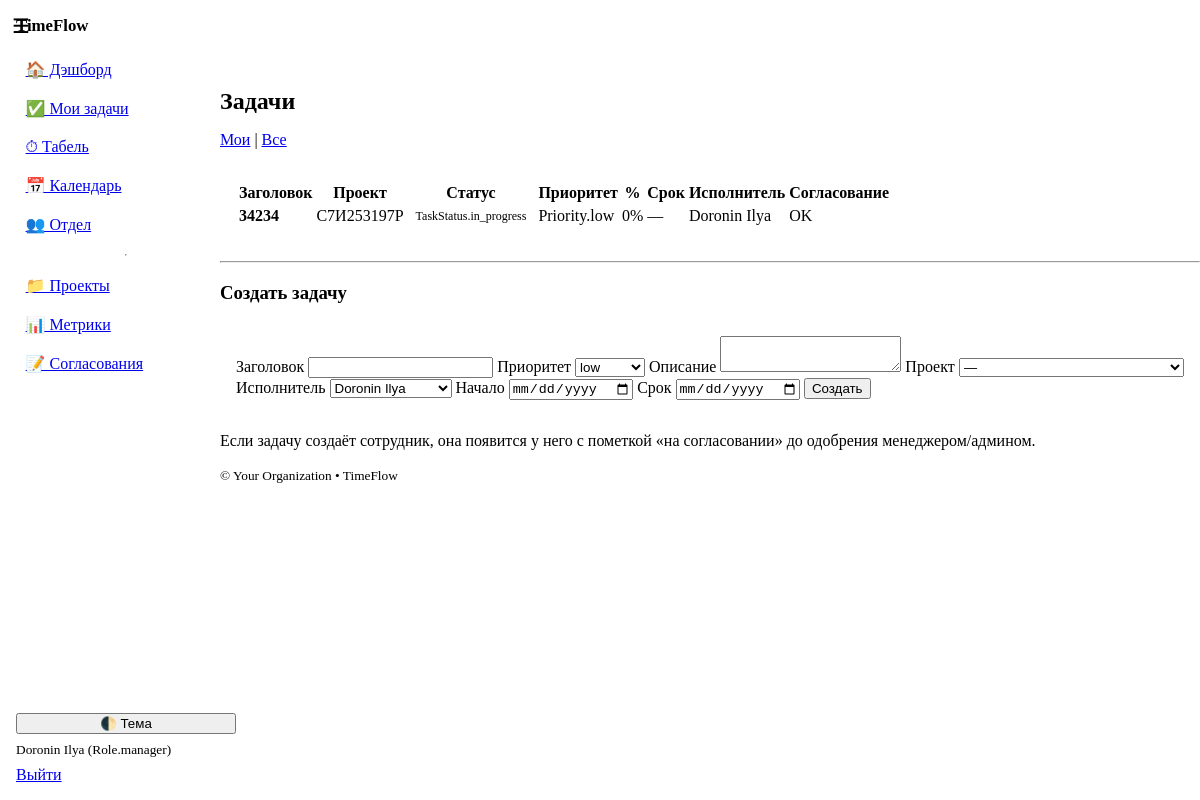
Page /tasks (signed in) on the committed database.
### models.py (models this page shows)
class User(Base):
    __tablename__ = "users"
    id: Mapped[int] = mapped_column(Integer, primary_key=True, index=True)
    username: Mapped[str] = mapped_column(String(50), unique=True, index=True)
    full_name: Mapped[str] = mapped_column(String(120))
    email: Mapped[str] = mapped_column(String(200), unique=True)
    department: Mapped[str] = mapped_column(String(120), default="")
    role: Mapped[Role] = mapped_column(Enum(Role), default=Role.employee)
    is_active: Mapped[bool] = mapped_column(Boolean, default=True)
    hashed_password: Mapped[str] = mapped_column(String(255))
    created_at: Mapped[dt.datetime] = mapped_column(DateTime, default=dt.datetime.utcnow)
    tasks: Mapped[list["Task"]] = relationship(
        "Task",
        back_populates="assignee",
        foreign_keys="Task.assignee_id",
    )
    time_entries: Mapped[list["TimeEntry"]] = relationship(
        "TimeEntry",
        back_populates="user",
        foreign_keys="TimeEntry.user_id",
    )
    member_projects: Mapped[list["ProjectMember"]] = relationship(backref="user", cascade="all, delete-orphan")

class Task(Base):
    __tablename__ = "tasks"
    id: Mapped[int] = mapped_column(Integer, primary_key=True)
    title: Mapped[str] = mapped_column(String(200))
    description: Mapped[str] = mapped_column(Text, default="")
    status: Mapped[TaskStatus] = mapped_column(Enum(TaskStatus), default=TaskStatus.in_progress)
    priority: Mapped[Priority] = mapped_column(Enum(Priority), default=Priority.medium)
    percent_complete: Mapped[int] = mapped_column(Integer, default=0)
    start_date: Mapped[dt.date | None] = mapped_column(Date, nullable=True)
    due_date: Mapped[dt.date | None] = mapped_column(Date, nullable=True)
    project_id: Mapped[int | None] = mapped_column(ForeignKey("projects.id"))
    assignee_id: Mapped[int] = mapped_column(ForeignKey("users.id"))
    created_by_id: Mapped[int] = mapped_column(ForeignKey("users.id"))
    created_at: Mapped[dt.datetime] = mapped_column(DateTime, default=dt.datetime.utcnow)
    project: Mapped["Project"] = relationship("Project", back_populates="tasks")
    assignee: Mapped["User"] = relationship(
        "User",
        back_populates="tasks",
        foreign_keys=[assignee_id],
    )
    created_by: Mapped["User"] = relationship(
        "User",
        foreign_keys=[created_by_id],
    )
    comments: Mapped[list["TaskComment"]] = relationship(back_populates="task")
    time_entries: Mapped[list["TimeEntry"]] = relationship(back_populates="task")
    approved: Mapped[bool] = mapped_column(Boolean, default=True)

class Project(Base):
    __tablename__ = "projects"
    id: Mapped[int] = mapped_column(Integer, primary_key=True)
    code: Mapped[str] = mapped_column(String(50), index=True)  # e.g., C7И**** or other code
    name: Mapped[str] = mapped_column(String(200))
    description: Mapped[str] = mapped_column(Text, default="")
    is_project: Mapped[bool] = mapped_column(Boolean, default=True)  # False = non-project bucket
    status: Mapped[str] = mapped_column(String(20), default="active")  # active/closed
    planned_hours: Mapped[float] = mapped_column(Float, default=0.0)
    owner_id: Mapped[int | None] = mapped_column(ForeignKey("users.id"))
    date_created: Mapped[dt.date] = mapped_column(Date, default=dt.date.today)
    planned_due_date: Mapped[dt.date | None] = mapped_column(Date, nullable=True)
    owner: Mapped["User"] = relationship()
    tasks: Mapped[list["Task"]] = relationship(back_populates="project")
    __table_args__ = (UniqueConstraint("code", name="uq_project_code"), )
    members: Mapped[list["ProjectMember"]] = relationship(backref="project", cascade="all, delete-orphan")
    tasks: Mapped[list["Task"]] = relationship(back_populates="project")

### app.py (the view)
@app.get("/tasks", response_class=HTMLResponse)
def tasks_page(request: Request, db: Session = Depends(get_db), user: User = Depends(get_current_user), mine: int = 1):
    q = select(Task).order_by(Task.priority.desc(), Task.due_date.nulls_last())
    if mine:
        q = q.where(Task.assignee_id == user.id)
    tasks = db.scalars(q).all()
    projects = db.scalars(select(Project).where(Project.status == "active").order_by(Project.code)).all()
    users = db.scalars(select(User).order_by(User.full_name)).all(); return templates.TemplateResponse("tasks.html", {"request": request, "user": user, "tasks": tasks, "projects": projects, "users": users, "app_name": APP_NAME})

### templates/tasks.html (shortened to what this page needs)
{% extends "base.html" %}
{% block content %}
  <h2>Задачи {% if request.query_params.get('mine') == '1' %}(мои){% endif %}</h2>
  <nav><a href="/tasks?mine=1">Мои</a> | <a href="/tasks?mine=0">Все</a></nav>
  <table class="sticky-table">
    <thead><tr><th>Заголовок</th><th>Проект</th><th>Статус</th><th>Приоритет</th><th>%</th><th>Срок</th><th>Исполнитель</th><th>Согласование</th></tr></thead>
    <tbody>
      {% for t in tasks %}
      <tr>
        <td><strong>{{ t.title }}</strong><br><small>{{ t.description }}</small></td>
        <td>{{ t.project.code if t.project else "—" }}</td>
        <td><span class="badge status-{{ t.status }}">{{ t.status }}</span></td>
        <td>{{ t.priority }}</td>
        <td>{{ t.percent_complete }}%</td>
        <td>{{ t.due_date or "—" }}</td>
        <td>{{ t.assignee.full_name }}</td>
        <td>{% if t.approved %}OK{% else %}<span class="badge status-waiting">на согласовании</span>{% endif %}</td>
      </tr>
      {% endfor %}
    </tbody>
  </table>
  <hr>
  <h3>Создать задачу</h3>
  <form method="post" action="/tasks/new" class="grid">
    <label>Заголовок <input type="text" name="title" required></label>
    <label>Приоритет
      <select name="priority">
        {% for p in Priority %}<option value="{{ p.value }}">{{ p.value }}</option>{% endfor %}
      </select>
    </label>
    <label>Описание <textarea name="description"></textarea></label>
    <label>Проект
      <select name="project_id">
        <option value="">—</option>
      </select>
    </label>
    <label>Исполнитель
      <select name="assignee_id" required>
        {% for u in users %}
          <option value="{{ u.id }}">{{ u.full_name }}</option>
        {% endfor %}
      </select>
    </label>
    <label>Начало <input type="date" name="start_date"></label>
    <label>Срок <input type="date" name="due_date"></label>
    <button type="submit">Создать</button>
  </form>
  <p class="muted">Если задачу создаёт сотрудник, она появится у него с пометкой «на согласовании» до одобрения менеджером/админом.</p>
{% endblock %}

### templates/base.html (shortened to what this page needs)
<!doctype html>
<html lang="ru" data-theme="light">
<head>
  <link rel="stylesheet" href="https://cdn.jsdelivr.net/npm/@picocss/pico@1/css/pico.min.css">
  <link rel="stylesheet" href="/static/theme.css">
</head>
<body class="layout">
  <aside class="sidebar">
    <div class="brand">
      <strong>{{ app_name }}</strong>
    </div>
    <nav class="menu">
      <a href="/dashboard">🏠 Дэшборд</a>
      <a href="/tasks?mine=1">✅ Мои задачи</a>
      <a href="/timesheet">⏱ Табель</a>
      <a href="/leaves">📅 Календарь</a>
      <a href="/team">👥 Отдел</a>
      {% if user and (user.role in ['manager','admin']) %}
        <hr>
        <a href="/projects">📁 Проекты</a>
        <a href="/metrics">📊 Метрики</a>
        <a href="/admin/approvals">📝 Согласования</a>
      {% endif %}
    </nav>
    <div class="sidebar-bottom">
      <button class="contrast full" onclick="toggleTheme()">🌓 Тема</button>
      {% if user %}
        <small class="muted">{{ user.full_name }} ({{ user.role }})</small>
        <a href="/auth/logout" class="secondary full">Выйти</a>
      {% endif %}
    </div>
  </aside>
  <header class="topbar">
    <label for="nav-toggle" class="burger" aria-label="Открыть меню">☰</label>
  </header>
  <main class="content container">
    {% block content %}{% endblock %}
  </main>
  <footer class="container footer-note">
    <small>&copy; {{ org_name if org_name is defined else '' }} • {{ app_name }}</small>
  </footer>
</body>
</html>

### static/theme.css (style rules this page uses)
:root { --sidebar-w: 220px; --topbar-h: 52px; --pico-border-radius: 12px; --tf-critical: hsl(0 75% 45%); --tf-badge-green-bg: hsl(148 58% 88%); --tf-badge-green-fg: hsl(148 45% 24%); --tf-badge-amber-bg: hsl(40 95% 90%); --tf-badge-amber-fg: hsl(28 65% 28%); --tf-badge-red-bg: hsl(3 80% 92%); --tf-badge-red-fg: hsl(3 70% 35%); --tf-badge-blue-bg: hsl(224 90% 92%); --tf-badge-blue-fg: hsl(224 70% 30%); --tf-badge-gray-bg: hsl(210 16% 90%); --tf-badge-gray-fg: hsl(210 12% 30%); }
.layout { display: contents; }
.sidebar { position: fixed; inset: 0 auto 0 0; width: var(--sidebar-w); background: var(--pico-card-background-color); border-right: 1px solid var(--pico-muted-border-color); padding: 1rem; display: flex; flex-direction: column; gap: 1rem; transform: translateX(-100%); transition: transform .2s ease; z-index: 1000; }
.brand { font-size: 1.05rem; white-space: nowrap; overflow: hidden; text-overflow: ellipsis; }
.menu { display: flex; flex-direction: column; gap: .25rem; }
.menu a { padding: .5rem .6rem; border-radius: 8px; }
.sidebar-bottom { margin-top: auto; display: grid; gap: .5rem; }
.full { width: 100%; }
.muted { color: var(--pico-muted-color); }
.topbar { position: fixed; top: 0; left: 0; right: 0; height: var(--topbar-h); display: flex; align-items: center; gap: .5rem; padding: 0 .75rem; background: var(--pico-background-color); border-bottom: 1px solid var(--pico-muted-border-color); z-index: 1100; }
.burger { font-size: 1.25rem; cursor: pointer; user-select: none; }
.content { padding-top: calc(var(--topbar-h) + 1rem); }
.container.content > * { margin-bottom: 1rem; }
.container.content article, .container.content table, .container.content form { background: var(--pico-card-background-color); border: 1px solid var(--pico-muted-border-color); border-radius: var(--pico-border-radius); padding: 1rem; }
.sticky-table thead th { position: sticky; top: var(--topbar-h); background: var(--pico-card-background-color); z-index: 5; }
.badge { padding: .15rem .5rem; border-radius: 999px; font-size: .75rem; line-height: 1.6; }
@media (min-width: 992px) { .sidebar { transform: translateX(0); } }
@media (min-width: 992px) { .topbar { left: 0; } }
@media (min-width: 992px) { .content, .footer-note { margin-left: var(--sidebar-w); } }

### rows in the picture
User: full_name "Doronin Ilya", role "Role.manager"
Task: title "34234", project "С7И253197Р", status "TaskStatus.in_progress", priority "Priority.low", percent_complete "0", due_date "—", assignee.full_name "Doronin Ilya", approved "OK"

### other values in the picture
{{ app_name }} "TimeFlow"
{{ org_name if org_name is defined else '' }} "Your Organization"
form field priority "low"
form field assignee_id "Doronin Ilya"
